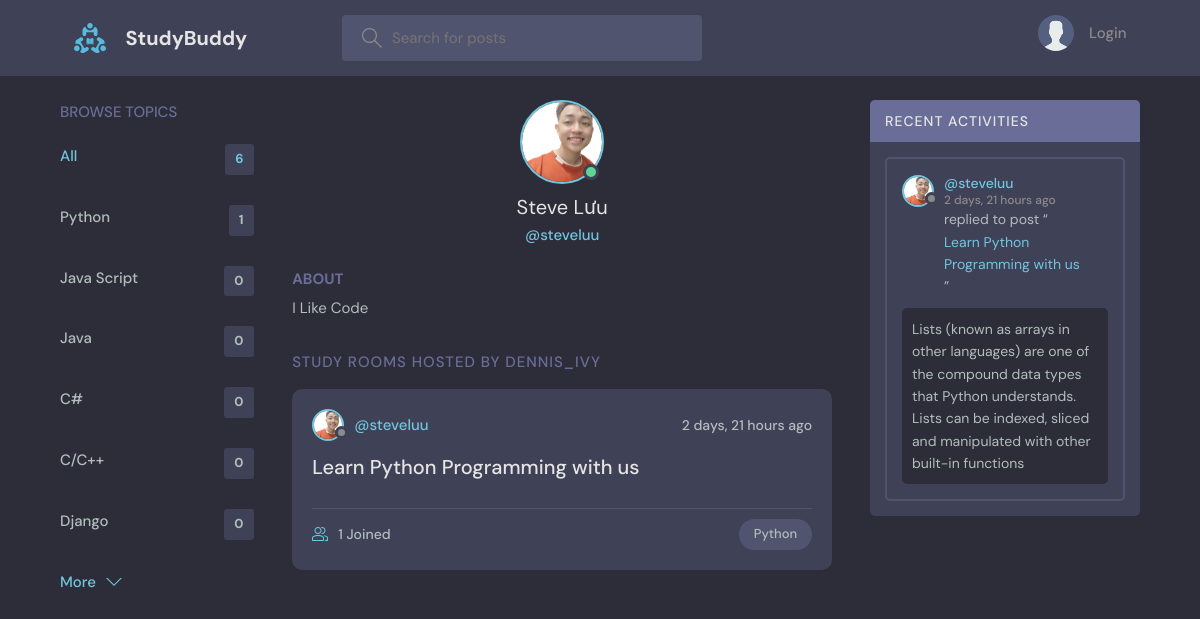
The app's page /profile/1/, older data.
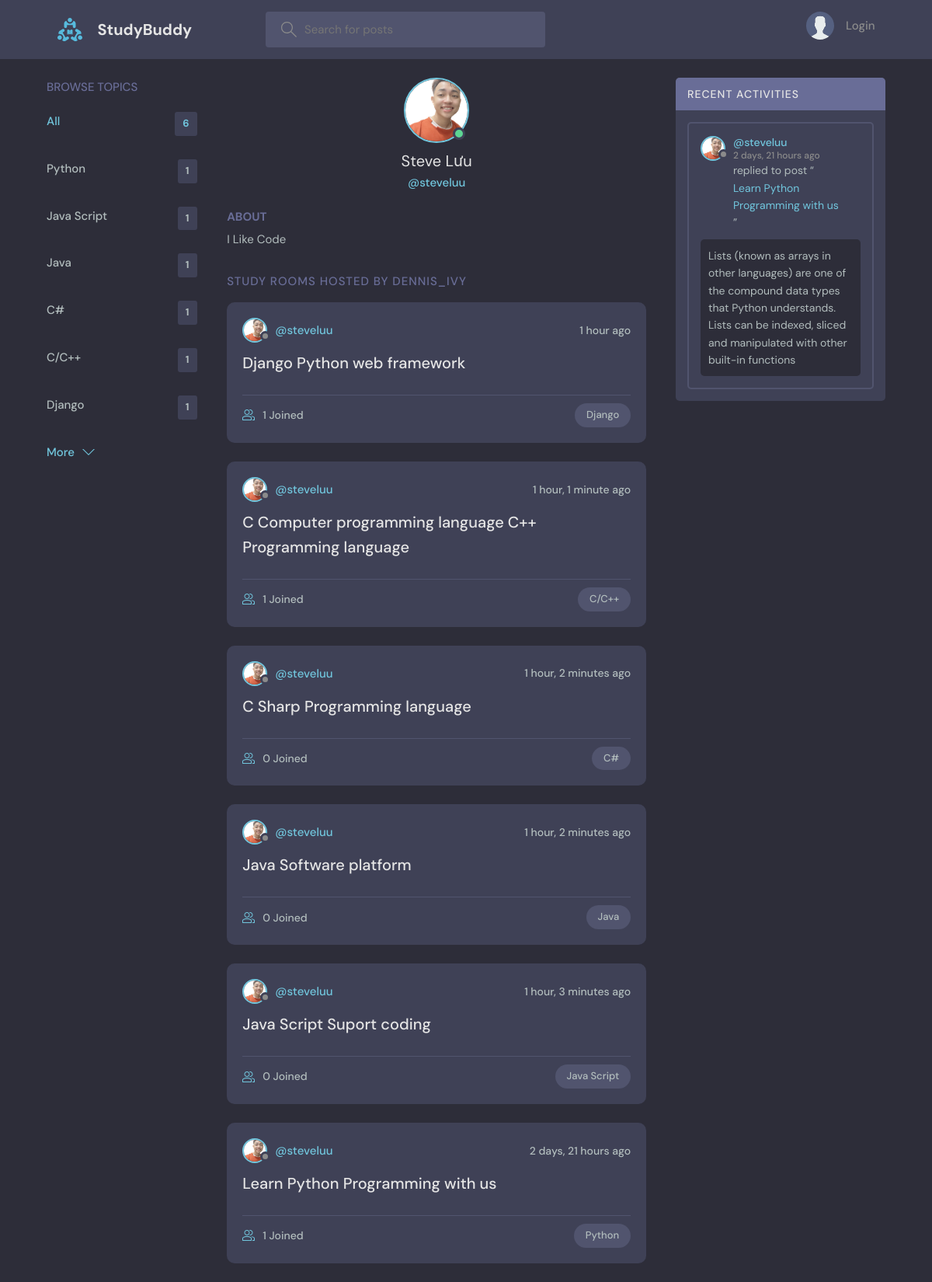
The same page, newer data.
### base/models.py (models this page shows, shortened)
class Topic(models.Model):
    name = models.CharField(max_length=200)

class User(AbstractUser):
    name = models.CharField(max_length=200, null=True)
    email = models.EmailField(unique=True, null=True)
    bio = models.TextField(null=True)
    avatar = models.ImageField(null=True, default="avatar.svg")
    USERNAME_FIELD = 'email'
    REQUIRED_FIELDS = []
    pass

class Room(models.Model):
    host = models.ForeignKey(User, on_delete=models.SET_NULL, null=True)
    topic = models.ForeignKey(Topic, on_delete=models.SET_NULL, null=True)
    name = models.CharField(max_length=200)
    description = models.TextField(null=True, blank=True)
    participants = models.ManyToManyField(
        User, related_name='participants', blank=True)
    updated = models.DateTimeField(auto_now=True)
    created = models.DateTimeField(auto_now_add=True)
    class Meta:
        ordering = ['-updated', '-created']
    def __str__(self):
        return self.name

class Message(models.Model):
    user = models.ForeignKey(User, on_delete=models.CASCADE)
    room = models.ForeignKey(Room, on_delete=models.CASCADE)
    body = models.TextField()
    updated = models.DateTimeField(auto_now=True)
    created = models.DateTimeField(auto_now_add=True)
    class Meta:
        ordering = ['-updated', '-created']

### base/views.py (the view)
# urls.py: path('profile/<str:pk>/', views.userProfile, name="user-profile"),
def userProfile(request, pk):
    user = User.objects.get(id=pk)
    rooms = user.room_set.all()
    room_messages = user.message_set.all()
    topics = Topic.objects.all()
    context = {'user': user, 'rooms': rooms,
               'room_messages': room_messages, 'topics': topics}
    return render(request, 'base/profile.html', context)

### base/templates/base/profile.html (shortened to what this page needs)
{% extends 'main.html' %}
{% block content %}
<main class="profile-page layout layout--3">
  <div class="container">
    {% include 'base/topics_component.html' %}
    <div class="roomList">
      <div class="profile">
        <div class="profile__avatar">
          <div class="avatar avatar--large active">
            <img src="{{user.avatar.url}}" />
          </div>
        </div>
        <div class="profile__info">
          <h3>{{user.name}}</h3>
          <p>@{{user.username}}</p>
        </div>
        <div class="profile__about">
          <h3>About</h3>
          <p>
            {{user.bio}}
          </p>
        </div>
      </div>
      <div class="roomList__header">
        <div>
          <h2>Study Rooms Hosted by dennis_ivy</a>
          </h2>
        </div>
      </div>
      {% include 'base/feed_component.html' %}
    </div>
    {% include 'base/activity_component.html' %}
  </div>
</main>
{% endblock content %}

### templates/main.html (shortened to what this page needs)
<!DOCTYPE html>
{% load static %}
<html lang="en">
<head>
    <link rel="stylesheet" href="{% static 'styles/style.css' %}" />
</head>
<body>
    {% include 'navbar.html' %}
    {% block content %}
    {% endblock %}
</body>
</html>

### templates/navbar.html (shortened to what this page needs)
{% load static %}
<header class="header header--loggedIn">
    <div class="container">
        <a href="{% url 'home' %}" class="header__logo">
            <img src="{% static 'images/logo.svg' %}" />
            <h1>StudyBuddy</h1>
        </a>
        <form class="header__search" method="GET" action="{% url 'home' %}">
            <label>
                <input name="q" placeholder="Search for posts" />
            </label>
        </form>
        <nav class="header__menu">
            {% if request.user.is_authenticated %}
            <div class="header__user">
                <a href="{% url 'update-user' %}">
                    <div class="avatar avatar--medium active">
                        <img src="{{request.user.avatar.url}}" />
                    </div>
                    <p>{{request.user.username}} <span>@{{request.user.username}}</span></p>
                </a>
                <button class="dropdown-button">
                    <svg version="1.1" xmlns="http://www.w3.org/2000/svg" width="32" height="32" viewBox="0 0 32 32">
                        <title>chevron-down</title>
                        <path d="M16 21l-13-13h-3l16 16 16-16h-3l-13 13z"></path>
                    </svg>
                </button>
            </div>
            {% else %}
            <a href="{% url 'login' %}">
                <img src="{% static 'images/avatar.svg' %}" />
                <p>Login</p>
            </a>
            {% endif %}
        </nav>
    </div>
</header>

### base/templates/base/topics_component.html
<div class="topics">
    <div class="topics__header">
        <h2>Browse Topics</h2>
    </div>
    <ul class="topics__list">
        <li>
            <a href="{% url 'home' %}" class="active">All <span>{{topics.count}}</span></a>
        </li>
        {% for topic in topics %}
        <li>
            <a href="{% url 'home' %}?q={{topic.name}}">{{topic.name}}<span>{{topic.room_set.all.count}}</span></a>
        </li>
        {% endfor %}
    </ul>
    <a class="btn btn--link" href="{% url 'topics' %}">
        More
        <svg version="1.1" xmlns="http://www.w3.org/2000/svg" width="32" height="32" viewBox="0 0 32 32">
            <title>chevron-down</title>
            <path d="M16 21l-13-13h-3l16 16 16-16h-3l-13 13z"></path>
        </svg>
    </a>
</div>

### base/templates/base/feed_component.html (shortened to what this page needs)
{% for room in rooms %}
<div class="roomListRoom">
    <div class="roomListRoom__header">
        <a href="{% url 'user-profile' room.host.id %}" class="roomListRoom__author">
            <div class="avatar avatar--small">
                <img src="{{room.host.avatar.url}}" />
            </div>
            <span>@{{room.host.username}}</span>
        </a>
        <div class="roomListRoom__actions">
            <span>{{room.created|timesince}} ago</span>
        </div>
    </div>
    <div class="roomListRoom__content">
        <a href="{% url 'room' room.id %}">{{room.name}}</a>
    </div>
    <div class="roomListRoom__meta">
        <a href="{% url 'room' room.id %}" class="roomListRoom__joined">
            {{room.participants.all.count}} Joined
        </a>
        <p class="roomListRoom__topic">{{room.topic.name}}</p>
    </div>
</div>
{% endfor %}

### base/templates/base/activity_component.html (shortened to what this page needs)
<div class="activities">
    <div class="activities__header">
        <h2>Recent Activities</h2>
    </div>
    {% for message in room_messages %}
    <div class="activities__box">
        <div class="activities__boxHeader roomListRoom__header">
            <a href="{% url 'user-profile' message.user.id %}" class="roomListRoom__author">
                <div class="avatar avatar--small">
                    <img src="{{message.user.avatar.url}}" />
                </div>
                <p>
                    @{{message.user.username}}
                    <span>{{message.created|timesince}} ago</span>
                </p>
            </a>
        </div>
        <div class="activities__boxContent">
            <p>replied to post “<a href="{% url 'room' message.room.id %}">{{message.room}}</a>”</p>
            <div class="activities__boxRoomContent">{{message.body}}</div>
        </div>
    </div>
    {% endfor %}
</div>

Row changes from the older to the newer data that the page shows:
computed for Topic "Java Script": room_set.all.count "0" → "1"
computed for Topic "Java": room_set.all.count "0" → "1"
computed for Topic (number 4 of 6 on the later page): room_set.all.count "0" → "1"
computed for Topic (number 5 of 6 on the later page): room_set.all.count "0" → "1"
computed for Topic "Django": room_set.all.count "0" → "1"
added Room: host.avatar (picture), host.username "steveluu", created "1 hour", name "Django Python web framework", participants.all.count "1", topic.name "Django"
added Room: host.avatar (picture), host.username "steveluu", created "1 hour, 1 minute", name "C Computer programming language C++ Programming language", participants.all.count "1", topic.name "C/C++"
added Room: host.avatar (picture), host.username "steveluu", created "1 hour, 2 minutes", name "C Sharp Programming language", participants.all.count "0", topic.name "C#"
added Room: host.avatar (picture), host.username "steveluu", created "1 hour, 2 minutes", name "Java Software platform", participants.all.count "0", topic.name "Java"
added Room: host.avatar (picture), host.username "steveluu", created "1 hour, 3 minutes", name "Java Script Suport coding", participants.all.count "0", topic.name "Java Script"
